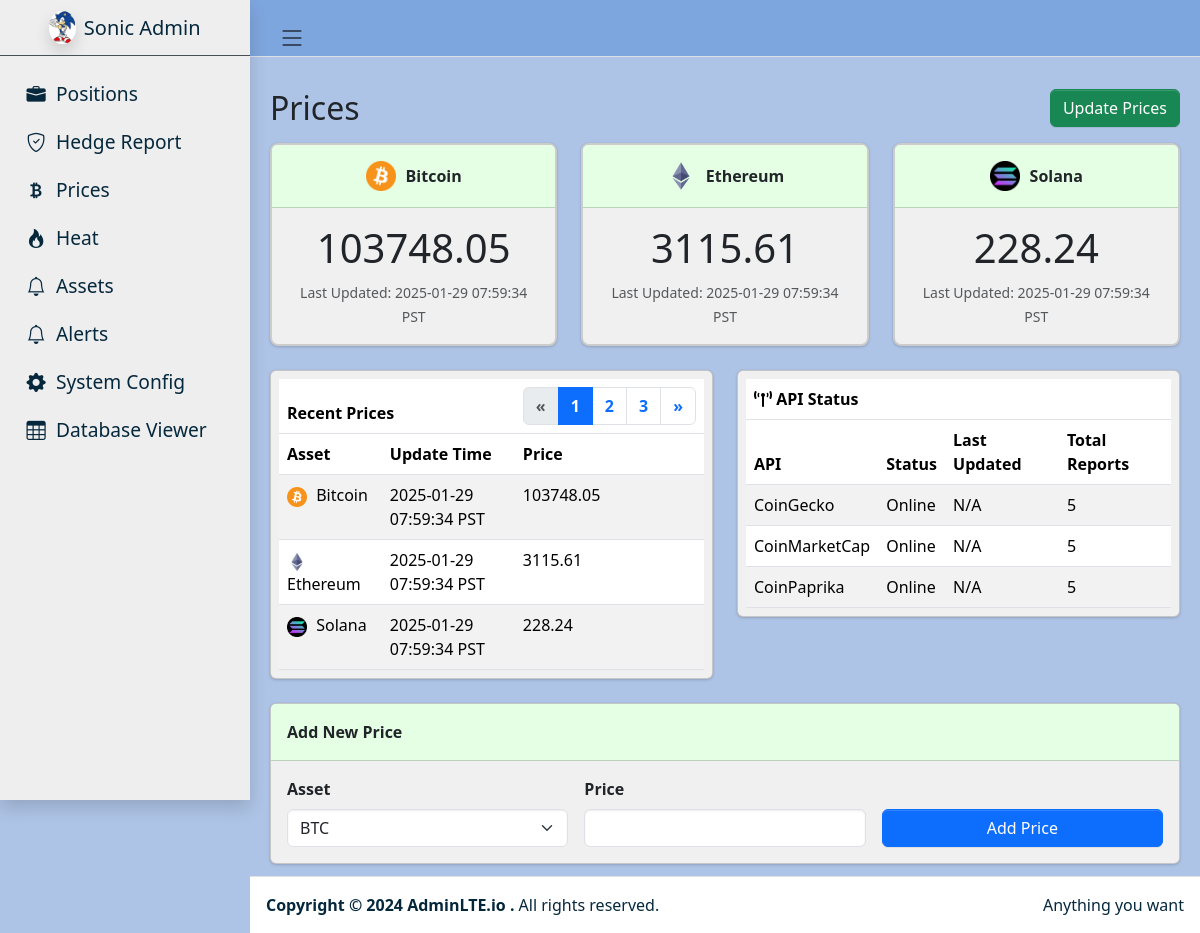
Screenshot of /prices with the database file from the repository.
### tables this page shows
CREATE TABLE prices (
            id TEXT PRIMARY KEY,
            asset_type TEXT NOT NULL,
            current_price REAL NOT NULL,
            previous_price REAL NOT NULL DEFAULT 0.0,
            last_update_time DATETIME NOT NULL,
            previous_update_time DATETIME,
            source TEXT NOT NULL
        );

CREATE TABLE api_status_counters (
            api_name TEXT PRIMARY KEY,
            total_reports INTEGER NOT NULL DEFAULT 0,
            last_updated DATETIME
        );

### flask_app.py (the view, shortened to what this page needs)
@app.route("/prices", methods=["GET", "POST"])
def prices():
    data_locker = DataLocker(DB_PATH)
    top_prices = _get_top_prices_for_assets(DB_PATH, ["BTC", "ETH", "SOL"])
    recent_prices = _get_recent_prices(DB_PATH, limit=15)
    api_counters = data_locker.read_api_counters()
    return render_template(
        "prices.html",
        prices=top_prices,
        recent_prices=recent_prices,
        api_counters=api_counters
    )

### data_locker.py (called while the page is built)
    def _init_sqlite_if_needed(self):
        if self.conn is None:
            self.conn = sqlite3.connect(self.db_path, check_same_thread=False)
            self.conn.row_factory = sqlite3.Row
        if self.cursor is None:
            self.cursor = self.conn.cursor()

    def read_api_counters(self) -> List[dict]:
        self._init_sqlite_if_needed()
        self.cursor.execute("""
            SELECT api_name, total_reports, last_updated
              FROM api_status_counters
             ORDER BY api_name
        """)
        rows = self.cursor.fetchall()
        results = []
        for r in rows:
            results.append({
                "api_name": r["api_name"],
                "total_reports": r["total_reports"],
                "last_updated": r["last_updated"]
            })
        return results

### flask_app.py (called while the page is built)
def _convert_iso_to_pst(iso_str):
    if not iso_str or iso_str == "N/A":
        return "N/A"
    pst = pytz.timezone("US/Pacific")
    try:
        dt_obj = datetime.fromisoformat(iso_str)
        dt_pst = dt_obj.astimezone(pst)
        return dt_pst.strftime("%Y-%m-%d %H:%M:%S %Z")
    except:
        return "N/A"

def _get_recent_prices(db_path, limit=15):
    conn = sqlite3.connect(db_path)
    conn.row_factory = sqlite3.Row
    cur = conn.cursor()
    cur.execute(f"""
        SELECT asset_type, current_price, last_update_time
          FROM prices
         ORDER BY last_update_time DESC
         LIMIT {limit}
    """)
    rows = cur.fetchall()
    conn.close()
    results = []
    for r in rows:
        iso = r["last_update_time"]
        results.append({
            "asset_type": r["asset_type"],
            "current_price": r["current_price"],
            "last_update_time_pst": _convert_iso_to_pst(iso)
        })
    return results

### templates/prices.html (shortened to what this page needs)
{% extends "sonic_admin.html" %}
{% block content %}
<div class="d-flex justify-content-between align-items-center mb-3">
  <h2 class="text-dark mb-0">Prices</h2>
  <form method="POST" action="{{ url_for('update_prices') }}" id="updatePricesForm">
    <button type="submit" class="btn btn-success">Update Prices</button>
  </form>
</div>
<div class="row row-cols-1 row-cols-md-3 g-4 mb-4">
  {% for p in prices[:3] %}
  <div class="col">
    <div class="card price-box h-100">
      <div class="card-header d-flex align-items-center justify-content-center">
        {% if p.asset_type in ["BTC", "Bitcoin"] %}
          <img src="/static/images/btc_logo.png" alt="BTC"
               style="width: 30px; height: 30px; margin-right: 10px;">
        {% elif p.asset_type in ["ETH", "Ethereum"] %}
          <img src="/static/images/eth_logo.png" alt="ETH"
               style="width: 30px; height: 30px; margin-right: 10px;">
        {% elif p.asset_type in ["SOL", "Solana"] %}
          <img src="/static/images/sol_logo.png" alt="SOL"
               style="width: 30px; height: 30px; margin-right: 10px;">
        {% endif %}
        {% if p.asset_type == "BTC" or p.asset_type == "AssetType.BTC" %}
          <span>Bitcoin</span>
        {% elif p.asset_type == "ETH" or p.asset_type == "AssetType.ETH" %}
          <span>Ethereum</span>
        {% elif p.asset_type == "SOL" or p.asset_type == "AssetType.SOL" %}
          <span>Solana</span>
        {% else %}
          <span>{{ p.asset_type }}</span>
        {% endif %}
      </div>
      <div class="card-body text-center">
        <div class="display-4 mb-2">
          {{ p.current_price|round(2) }}
        </div>
        <small class="text-muted">
          Last Updated: {{ p.last_update_time_pst or "N/A" }}
        </small>
      </div>
    </div>
  </div>
  {% endfor %}
</div>
<div class="row">
  <div class="col-md-6">
    <div class="card mb-4" style="background-color: #F0F0F0;">
      <div class="card-body p-2">
        <table class="table table-striped recent-prices-table w-100 mb-0">
          <thead>
            <tr class="title-row">
              <th colspan="2">Recent Prices</th>
              <th class="text-end">
                <nav>
                  <ul class="pagination justify-content-end m-0">
                    <li class="page-item disabled">
                      <a class="page-link" href="#" tabindex="-1">«</a>
                    </li>
                    <li class="page-item active"><a class="page-link" href="#">1</a></li>
                    <li class="page-item"><a class="page-link" href="#">2</a></li>
                    <li class="page-item"><a class="page-link" href="#">3</a></li>
                    <li class="page-item"><a class="page-link" href="#">»</a></li>
                  </ul>
                </nav>
              </th>
            </tr>
            <tr class="column-header-row">
              <th>Asset</th>
              <th>Update Time</th>
              <th>Price</th>
            </tr>
          </thead>
          <tbody>
            {% if recent_prices is not defined %}
              {% set recent_prices = [] %}
            {% endif %}
            {% for rp in recent_prices[::-1][:10] %}
            <tr>
              <td>
                {% if rp.asset_type in ["BTC", "Bitcoin"] %}
                  <img src="/static/images/btc_logo.png" alt="BTC"
                       style="width:20px; height:20px; margin-right:5px;">
                {% elif rp.asset_type in ["ETH", "Ethereum"] %}
                  <img src="/static/images/eth_logo.png" alt="ETH"
                       style="width:20px; height:20px; margin-right:5px;">
                {% elif rp.asset_type in ["SOL", "Solana"] %}
                  <img src="/static/images/sol_logo.png" alt="SOL"
                       style="width:20px; height:20px; margin-right:5px;">
                {% endif %}
                {% if rp.asset_type == "BTC" or rp.asset_type == "AssetType.BTC" %}
                  <span>Bitcoin</span>
                {% elif rp.asset_type == "ETH" or rp.asset_type == "AssetType.ETH" %}
                  <span>Ethereum</span>
                {% elif rp.asset_type == "SOL" or rp.asset_type == "AssetType.SOL" %}
                  <span>Solana</span>
                {% else %}
                  <span>{{ rp.asset_type }}</span>
                {% endif %}
              </td>
              <td>{{ rp.last_update_time_pst or "N/A" }}</td>
              <td>{{ rp.current_price|round(2) }}</td>
            </tr>
            {% endfor %}
          </tbody>
        </table>
      </div>
    </div>
  </div>
  <div class="col-md-6">
    <div class="card mb-4" style="background-color: #F0F0F0;">
      <div class="card-body p-2">
        <table class="table table-striped w-100 mb-0 api-status-table">
          <thead>
            <tr class="title-row">
              <th colspan="4">
                <i class="fas fa-broadcast-tower"></i> API Status
              </th>
            </tr>
            <tr class="column-header-row">
              <th>API</th>
              <th>Status</th>
              <th>Last Updated</th>
              <th>Total Reports</th>
            </tr>
          </thead>
          <tbody>
            {% for row in api_counters %}
              <tr>
                <td>{{ row.api_name }}</td>
                <td>Online</td>
                <td>N/A</td>
                <td>{{ row.total_reports }}</td>
              </tr>
            {% endfor %}
          </tbody>
        </table>
      </div>
    </div>
  </div>
</div>
<div class="card add-price">
  <div class="card-header">Add New Price</div>
  <div class="card-body">
    <form method="POST" action="{{ url_for('prices') }}">
      <div class="row g-3">
        <div class="col-md-4">
          <label for="asset" class="form-label fw-bold">Asset</label>
          <select class="form-select" id="asset" name="asset" required>
            <option value="BTC">BTC</option>
          </select>
        </div>
        <div class="col-md-4">
          <label for="price" class="form-label fw-bold">Price</label>
          <input
            type="number"
            step="0.01"
            class="form-control"
            id="price"
            name="price"
            required
          />
        </div>
        <div class="col-md-4 d-flex align-items-end">
          <button type="submit" class="btn btn-primary w-100">Add Price</button>
        </div>
      </div>
    </form>
  </div>
</div>
{% endblock %}

### templates/sonic_admin.html (style rules this page uses)
body { background-color: #AEC4E6 !important; }

### templates/prices.html (style rules this page uses)
.price-box.card { background-color: #F0F0F0 !important; border: 2px solid #ccc; border-radius: 8px; }
.price-box .card-header { background-color: #e5ffe5 !important; font-weight: bold; }
.price-box .display-4 { font-size: 2.5rem; }
.recent-prices-table.table-striped tbody tr:nth-of-type(odd) { background-color: rgba(0, 0, 0, 0.05); }
.recent-prices-table thead tr.title-row, .api-status-table thead tr.title-row { background-color: #f0e5ff !important; }
.recent-prices-table thead tr.title-row th, .api-status-table thead tr.title-row th { font-weight: bold; }
.card.add-price { background-color: #F0F0F0 !important; }
.card.add-price .card-header { background-color: #e5ffe5 !important; font-weight: bold; }

### rows the page displays
prices: asset_type "Bitcoin", current_price "103748.05", last_update_time_pst "2025-01-29 07:59:34 PST"
prices: asset_type "Ethereum", current_price "3115.61", last_update_time_pst "2025-01-29 07:59:34 PST"
prices: asset_type "Solana", current_price "228.24", last_update_time_pst "2025-01-29 07:59:34 PST"
api_status_counters: api_name "CoinGecko", total_reports "5"
api_status_counters: api_name "CoinMarketCap", total_reports "5"
api_status_counters: api_name "CoinPaprika", total_reports "5"
